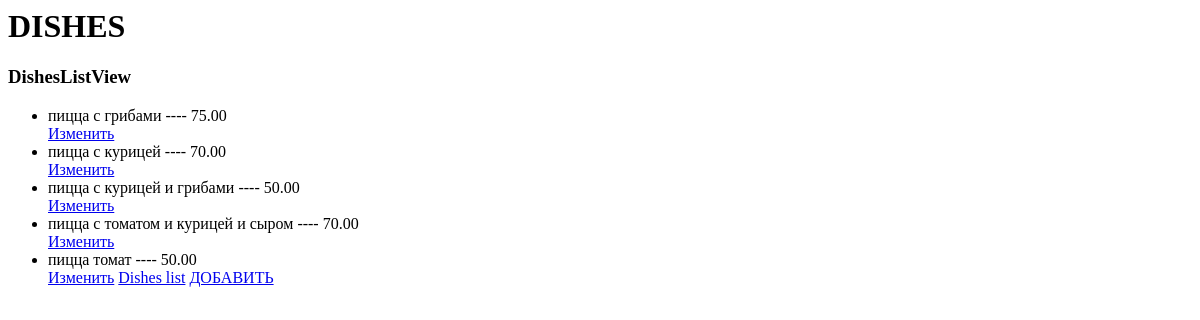
Before: /dishes/list with the older database file.
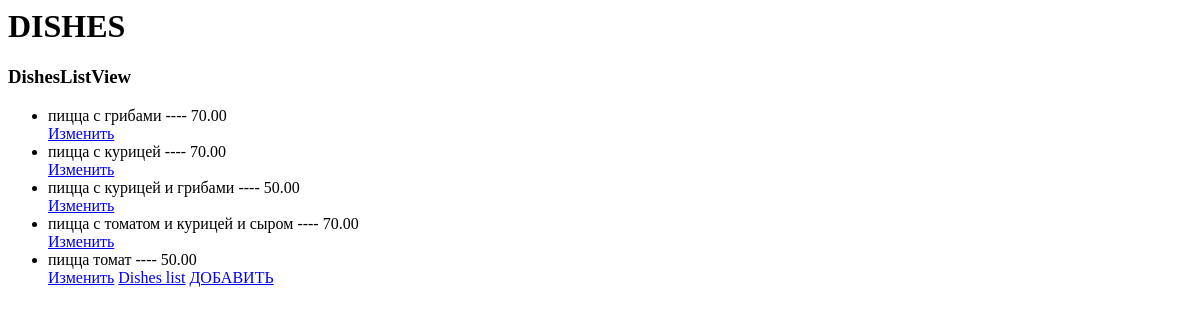
After: the same page with the newer database file.
### dishes/models.py (models this page shows, shortened)
class BaseItem(models.Model):
    name = models.CharField(max_length=255)
    price = models.DecimalField(max_digits=9, decimal_places=2, default=0)
    class Meta:
        abstract = True

class Dish(BaseItem):
    ingredients = models.ManyToManyField(Ingredient, blank=True)
    class Meta:
        verbose_name = 'Блюдо'
        verbose_name_plural = 'Блюда'

### dishes/views.py (the view, shortened to what this page needs)
# urls.py: path('dishes/list', DishViewList.as_view()),
class DishViewList(ListView):
    model = Dish
    template_name = 'dishes/dishes.html'
    queryset = Dish.objects.order_by("name")
    context_object_name = 'dishes'
    def get_context_data(self, **kwargs):
        context = super().get_context_data(**kwargs)
        context['my_var'] = 'DishesListView'
        return context

### dishes/templates/dishes/dishes.html
<h1>DISHES</h1>
<h3>{{ my_var }}</h3>
<ul>
{% for dish in object_list %}
    <li>{{ dish.name }} ---- {{ dish.price }}</li>
    <td><a href="{{dish.id}}/edit/">Изменить</a> </td>
{% empty %}
    <li>No drinks yet.</li>
    {% endfor %}
    <a href  = "/dishes/list"> Dishes list</a>
    <a href  = "/dishes/new"> ДОБАВИТЬ</a>
</ul>

Changed rows visible on the page:
changed Dish "пицца с грибами": price "75.00" → "70.00"
